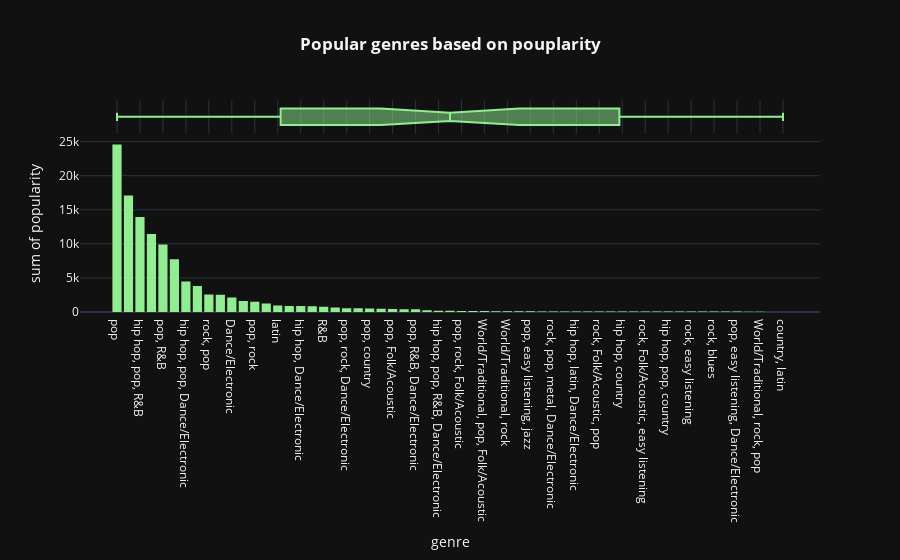

This figure's notebook cell:
### Code cell
fig=px.histogram(df.groupby('genre',as_index=False).sum().sort_values(by='popularity',
                                                                      ascending=False),x='genre',y='popularity',
                 color_discrete_sequence=['lightgreen'],template='plotly_dark',marginal='box',
                 title='<b>Popular genres based on pouplarity</b>')
fig.update_layout(title_x=0.5)

### Figure 1 — Plotly figure (JSON) as saved in the notebook; plotly's stock layout.template omitted (floating-point values rounded to 4 significant figures)
{"data": [{"alignmentgroup": "True", "bingroup": "x", "histfunc": "sum", "hovertemplate": "genre=%{x}<br>sum of popularity=%{y}<extra></extra>", "legendgroup": "", "marker": {"color": "lightgreen", "pattern": {"shape": ""}}, "name": "", "offsetgroup": "", "orientation": "v", "showlegend": false, "type": "histogram", "x": ["pop", "hip hop, pop", "hip hop, pop, R&B", "pop, Dance/Electronic", "pop, R&B", "hip hop", "hip hop, pop, Dance/Electronic", "rock", "rock, pop", "rock, metal", "Dance/Electronic", "pop, latin", "pop, rock", "set()", "latin", "hip hop, pop, latin", "hip hop, Dance/Electronic", "pop, rock, metal", "R&B", "metal", "pop, rock, Dance/Electronic", "hip hop, pop, rock", "pop, country", "country", "pop, Folk/Acoustic", "rock, pop, Dance/Electronic", "pop, R&B, Dance/Electronic", "rock, pop, metal", "hip hop, pop, R&B, Dance/Electronic", "hip hop, R&B", "pop, rock, Folk/Acoustic", "Folk/Acoustic, pop", "World/Traditional, pop, Folk/Acoustic", "rock, blues, latin", "World/Traditional, rock", "World/Traditional, hip hop", "pop, easy listening, jazz", "hip hop, pop, R&B, latin", "rock, pop, metal, Dance/Electronic", "hip hop, rock, pop", "hip hop, latin, Dance/Electronic", "easy listening", "rock, Folk/Acoustic, pop", "World/Traditional, Folk/Acoustic", "hip hop, country", "Folk/Acoustic, rock, pop", "rock, Folk/Acoustic, easy listening", "rock, classical", "hip hop, pop, country", "World/Traditional, pop", "rock, easy listening", "pop, R&B, easy listening", "rock, blues", "rock, R&B, Folk/Acoustic, pop", "pop, easy listening, Dance/Electronic", "rock, Dance/Electronic", "World/Traditional, rock, pop", "Folk/Acoustic, rock", "country, latin"], "xaxis": "x", "y": [24580, 17100, 13926, 11448, 9900, 7757, 4466, 3805, 2574, 2539, 2122, 1613, 1500, 1264, 936, 893, 889, 826, 786, 648, 559, 550, 527, 466, 424, 411, 404, 242, 193, 191, 158, 156, 135, 123, 120, 118, 115, 77, 76, 75, 72, 72, 71, 69, 69, 68, 65, 63, 62, 61, 60, 60, 59, 58, 58, 54, 35, 0, 0], "yaxis": "y"}, {"alignmentgroup": "True", "hovertemplate": "genre=%{x}<extra></extra>", "legendgroup": "", "marker": {"color": "lightgreen"}, "name": "", "notched": true, "offsetgroup": "", "showlegend": false, "type": "box", "x": ["pop", "hip hop, pop", "hip hop, pop, R&B", "pop, Dance/Electronic", "pop, R&B", "hip hop", "hip hop, pop, Dance/Electronic", "rock", "rock, pop", "rock, metal", "Dance/Electronic", "pop, latin", "pop, rock", "set()", "latin", "hip hop, pop, latin", "hip hop, Dance/Electronic", "pop, rock, metal", "R&B", "metal", "pop, rock, Dance/Electronic", "hip hop, pop, rock", "pop, country", "country", "pop, Folk/Acoustic", "rock, pop, Dance/Electronic", "pop, R&B, Dance/Electronic", "rock, pop, metal", "hip hop, pop, R&B, Dance/Electronic", "hip hop, R&B", "pop, rock, Folk/Acoustic", "Folk/Acoustic, pop", "World/Traditional, pop, Folk/Acoustic", "rock, blues, latin", "World/Traditional, rock", "World/Traditional, hip hop", "pop, easy listening, jazz", "hip hop, pop, R&B, latin", "rock, pop, metal, Dance/Electronic", "hip hop, rock, pop", "hip hop, latin, Dance/Electronic", "easy listening", "rock, Folk/Acoustic, pop", "World/Traditional, Folk/Acoustic", "hip hop, country", "Folk/Acoustic, rock, pop", "rock, Folk/Acoustic, easy listening", "rock, classical", "hip hop, pop, country", "World/Traditional, pop", "rock, easy listening", "pop, R&B, easy listening", "rock, blues", "rock, R&B, Folk/Acoustic, pop", "pop, easy listening, Dance/Electronic", "rock, Dance/Electronic", "World/Traditional, rock, pop", "Folk/Acoustic, rock", "country, latin"], "xaxis": "x2", "yaxis": "y2"}], "layout": {"barmode": "relative", "legend": {"tracegroupgap": 0}, "title": {"text": "<b>Popular genres based on pouplarity</b>", "x": 0.5}, "xaxis": {"anchor": "y", "domain": [0, 1], "title": {"text": "genre"}}, "xaxis2": {"anchor": "y2", "domain": [0, 1], "matches": "x", "showgrid": true, "showticklabels": false}, "yaxis": {"anchor": "x", "domain": [0, 0.8316], "title": {"text": "sum of popularity"}}, "yaxis2": {"anchor": "x2", "domain": [0.8416, 1], "matches": "y2", "showgrid": false, "showline": false, "showticklabels": false, "ticks": ""}}}
